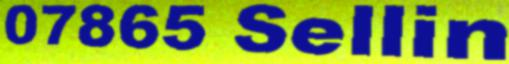
#> input picture dataset/100.jpg, 509 x 64 px; its folder holds only this picture in this run
$ python -i crop_images.py   (imports and definitions only)
#> lines starting #> are read from the running program, lines starting #| are printed output that depends on the picture; after the words box and inside, x2 and y2 are one past the last pixel; in counts of white or black regions, pixels touching at a corner belong together
import os
import cv2
import numpy as np

def process_image(image_path, save_folder):
#> called with image_path = 'dataset/100.jpg', save_folder = 'out.png'
    img = cv2.imread(image_path)
#> img is the input picture: shape (64, 509, 3); mean B, G, R 70.1, 148.9, 124

    gray = cv2.cvtColor(img, cv2.COLOR_BGR2GRAY)
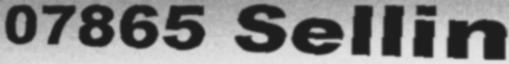
#> gray: shape (64, 509); min 23, max 234, mean 132.5

    blurred = cv2.GaussianBlur(gray, (5, 5), 0)

    median_blurred = cv2.medianBlur(blurred, 5)
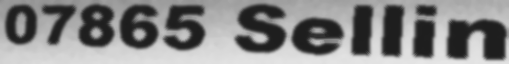
#> median_blurred: shape (64, 509); min 29, max 230, mean 132.4

    bilateral_filtered = cv2.bilateralFilter(median_blurred, 9, 75, 75)

    _, thresh = cv2.threshold(bilateral_filtered, 0, 255, cv2.THRESH_BINARY_INV + cv2.THRESH_OTSU)
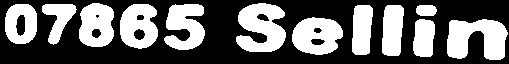
#> thresh: shape (64, 509); 40.2% white; 12 white regions, largest, box (x1, y1, x2, y2) and area: (447, 19, 508, 60) 1745, (236, 3, 286, 52) 1698, (292, 17, 343, 55) 1407

    kernel = np.ones((3, 3), np.uint8)
    dilated = cv2.dilate(thresh, kernel, iterations=2)
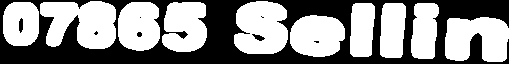
#> dilated: shape (64, 509); 55.2% white; 8 black regions (4 under 20 px), largest, box (x1, y1, x2, y2) and area: (0, 0, 509, 64) 14454, (19, 18, 23, 33) 49, (252, 34, 265, 41) 47, (137, 32, 142, 37) 21
    closed = cv2.morphologyEx(dilated, cv2.MORPH_CLOSE, kernel)
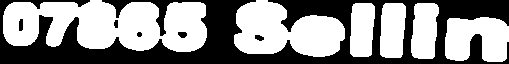
#> closed: shape (64, 509); 55.8% white; 6 black regions

    contours, _ = cv2.findContours(closed, cv2.RETR_EXTERNAL, cv2.CHAIN_APPROX_SIMPLE)
#> contours = 6 contours; box (x1, y1, x2, y2) and area: (3, 0, 207, 52) 7591, (234, 0, 345, 57) 4186, (445, 17, 509, 62) 2178, (411, 3, 439, 59) 1241, (380, 3, 406, 58) 1200, (350, 3, 375, 57) 1130
    contours = [cnt for cnt in contours if cv2.contourArea(cnt) > 500]

    def draw_contours(image, contours):
        result_img = image.copy()
        for contour in contours:
            x, y, w, h = cv2.boundingRect(contour)
            cv2.polylines(result_img, [np.array(contour)], True, (0, 255, 0), 1)
#> this loop made 6 passes
#> (x, y, w, h) on passes 1 to 6: (445, 17, 64, 45), (411, 3, 28, 56), (380, 3, 26, 55), (350, 3, 25, 54), (234, 0, 111, 57), (3, 0, 204, 52)
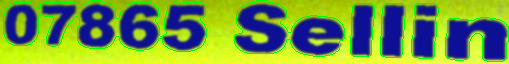
#> result_img: shape (64, 509, 3); 4.98% of pixels changed, all inside (x1, y1, x2, y2) = (3, 0, 509, 62)
        return result_img

    result = draw_contours(img, contours)

    result_rgb = cv2.cvtColor(result, cv2.COLOR_BGR2RGB)

    def crop_and_save(image, contours, save_folder, filename, padding=10):
#> called with save_folder = 'out.png', filename = '100.jpg', padding = 10
        all_points = np.concatenate(contours)
#> all_points = contour of 553 points, box (x1, y1, x2, y2) (3, 0, 509, 62), area 19862
        x, y, w, h = cv2.boundingRect(all_points)
#> x = 3; y = 0; w = 506; h = 62

        x -= padding
#> x = -7
        y -= padding
#> y = -10
        w += 2 * padding
#> w = 526
        h += 2 * padding
#> h = 82

        x = max(x, 0)
#> x = 0
        y = max(y, 0)
#> y = 0
        h = min(h, image.shape[0] - y)
#> h = 64
        w = min(w, image.shape[1] - x)
#> w = 509

        cropped_img = image[y:y+h, x:x+w]

        crop_filename = os.path.join(save_folder, f"{filename}")
        cv2.imwrite(crop_filename, cropped_img)
        return cropped_img

    filename = os.path.basename(image_path)
    return crop_and_save(img, contours, save_folder, filename)

def process_images_in_folder(folder_path, save_folder):
    if not os.path.exists(save_folder):
        os.makedirs(save_folder)

    for image_name in os.listdir(folder_path):
        image_path = os.path.join(folder_path, image_name)

        if image_path.lower().endswith(('.png', '.jpg', '.jpeg')):
            print(f"Processing image: {image_name}")
            process_image(image_path, save_folder)


input_folder = 'extracted_images'
output_folder = 'cropped_images'

# [1 line not run here, left out]

>>> result = process_image('dataset/100.jpg', 'out.png')

$ run again, on dataset/123.jpg
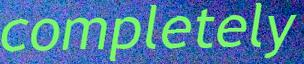
#> input picture dataset/123.jpg, 304 x 64 px
#> in process_image, img is the input picture: shape (64, 304, 3); mean B, G, R 161.7, 122.7, 73.3
#> in process_image, `_, thresh = cv2.threshold(bilateral_filtered, 0, 255, cv2.THRESH_BINAR..`:
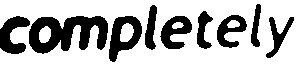
#> thresh: shape (64, 304); 70.9% white; 9 black regions, largest, box (x1, y1, x2, y2) and area: (29, 16, 108, 54) 1842, (109, 16, 142, 62) 786, (0, 16, 30, 54) 640
#> dilated: shape (64, 304); 88.4% white; 17 black regions (7 under 20 px), largest, box (x1, y1, x2, y2) and area: (31, 18, 106, 51) 946, (0, 19, 27, 52) 346, (111, 18, 140, 59) 339
#> closed: shape (64, 304); 89.9% white; 15 black regions (2 under 20 px)
#> contours = 1 contour; box (x1, y1, x2, y2) and area: (0, 0, 304, 64) 18705
#> the loop in draw_contours, `for contour in contours:` made 1 pass
#> after the loop in draw_contours, `for contour in contours:`:
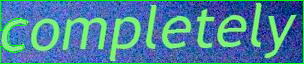
#> result_img: shape (64, 304, 3); 4.19% of pixels changed, all inside (x1, y1, x2, y2) = (0, 0, 304, 64)
#> all_points = contour of 50 points, box (x1, y1, x2, y2) (0, 0, 304, 64), area 18705
#> in crop_and_save, `x, y, w, h = cv2.boundingRect(all_points)`: x = 0; w = 304; h = 64
#> in crop_and_save, `x -= padding`: x = -10
#> in crop_and_save, `w += 2 * padding`: w = 324
#> in crop_and_save, `h += 2 * padding`: h = 84
#> in crop_and_save, `x = max(x, 0)`: x = 0
#> in crop_and_save, `h = min(h, image.shape[0] - y)`: h = 64
#> in crop_and_save, `w = min(w, image.shape[1] - x)`: w = 304
